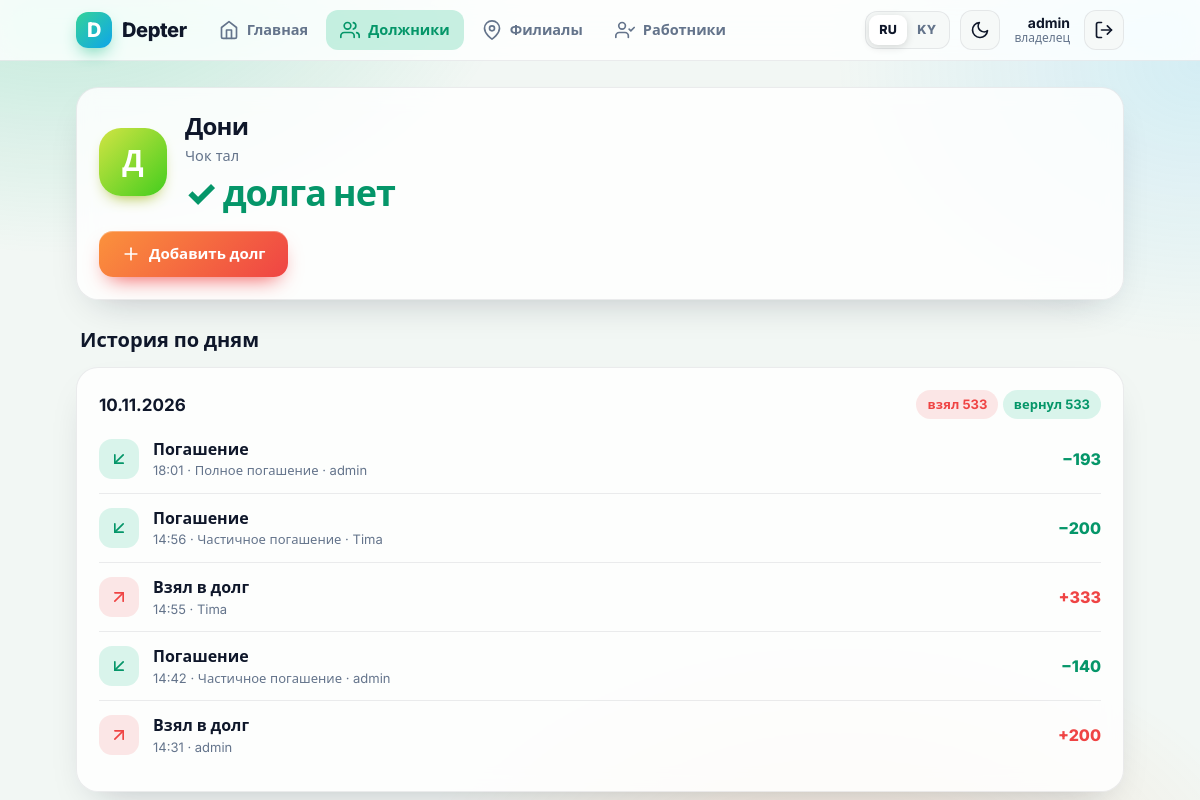
The page /customers/1/ (signed in) on the database its author committed.
### apps/accounts/models.py (models this page shows)
class User(AbstractUser):
    class Role(models.TextChoices):
        OWNER = "owner", "Владелец"
        SELLER = "seller", "Продавец"
    role = models.CharField(max_length=10, choices=Role.choices, default=Role.SELLER)
    branch = models.ForeignKey(
        "shops.Branch", null=True, blank=True,
        on_delete=models.SET_NULL, related_name="sellers",
    )
    @property
    def is_owner(self):
        return self.role == self.Role.OWNER or self.is_superuser

### apps/debts/models.py (models this page shows, shortened)
class Customer(models.Model):
    branch = models.ForeignKey("shops.Branch", on_delete=models.CASCADE, related_name="customers")
    name = models.CharField("Имя", max_length=120)
    phone = models.CharField("Телефон", max_length=30, blank=True)
    created_at = models.DateTimeField(auto_now_add=True)
    objects = CustomerQuerySet.as_manager()
    class Meta:
        unique_together = ("branch", "name")
        ordering = ["name"]

class Transaction(models.Model):
    class Kind(models.TextChoices):
        DEBT = "debt", "Долг"
        PAYMENT = "payment", "Оплата"
    customer = models.ForeignKey(Customer, on_delete=models.CASCADE, related_name="transactions")
    kind = models.CharField(max_length=10, choices=Kind.choices)
    amount = models.DecimalField("Сумма", max_digits=12, decimal_places=2)
    note = models.CharField("Комментарий", max_length=255, blank=True)
    created_by = models.ForeignKey(settings.AUTH_USER_MODEL, null=True, on_delete=models.SET_NULL)
    created_at = models.DateTimeField("Дата", default=timezone.now)
    class Meta:
        ordering = ["-created_at"]

### apps/shops/models.py (models this page shows)
class Branch(models.Model):
    owner = models.ForeignKey(settings.AUTH_USER_MODEL, on_delete=models.CASCADE, related_name="branches")
    name = models.CharField("Название", max_length=120)
    address = models.CharField("Адрес", max_length=255, blank=True)
    def __str__(self):
        return self.name

### apps/debts/views.py (the view)
# urls.py: path("customers/<int:pk>/", views.CustomerDetail.as_view(), name="customer_detail"),
class CustomerDetail(LoginRequiredMixin, DetailView):
    template_name = "debts/customer_detail.html"
    def get_queryset(self):
        return Customer.objects.filter(branch__in=user_branches(self.request.user)).with_balance()
    def get_context_data(self, **kwargs):
        ctx = super().get_context_data(**kwargs)
        days, by_day = [], {}
        for t in self.object.transactions.select_related("created_by"):
            d = timezone.localtime(t.created_at).date()
            g = by_day.get(d)
            if g is None:
                g = by_day[d] = {"date": d, "debt": ZERO, "paid": ZERO, "items": []}
                days.append(g)
            g["debt" if t.kind == "debt" else "paid"] += t.amount
            g["items"].append(t)
        ctx["days"] = days
        return ctx

### apps/accounts/i18n.py (called while the page is built)
def set_lang(code):
    _current.set(code if code in LANGS else DEFAULT)

def get_lang():
    return _current.get()

def tr(key, **kw):
    pair = T.get(key)
    if pair is None:
        return key
    text = pair[0] if get_lang() == "ru" else pair[1]
    return text.format(**kw) if kw else text

def fmt_money(value):
    value = Decimal(value)
    s = f"{int(value):,}" if value == value.to_integral_value() else f"{value:,.2f}"
    return s.replace(",", "\u00a0")

### apps/accounts/mixins.py (called while the page is built)
def user_branches(user):
    from apps.shops.models import Branch
    if user.is_owner:
        return Branch.objects.filter(owner=user)
    return Branch.objects.filter(pk=user.branch_id)

### apps/accounts/templatetags/ui.py (called while the page is built)
@register.simple_tag
def t(key, **kw):
    return tr(key, **kw)

@register.simple_tag
def lang():
    return get_lang()

@register.filter
def money(value):
    try:
        return fmt_money(value)
    except Exception:
        return value

@register.filter
def hue(pk):
    try:
        return (int(pk) * 67) % 360
    except Exception:
        return 150

@register.filter
def initial(name):
    name = str(name).strip()
    return name[:1].upper() if name else "?"

@register.filter
def note_text(note):
    key = NOTE_MAP.get(note)
    return tr(key) if key else note

### apps/debts/models.py (called while the page is built)
    def with_balance(self):
        zero = Value(Decimal("0"), output_field=DecimalField())
        return self.annotate(
            balance=Coalesce(Sum("transactions__amount", filter=Q(transactions__kind="debt")), zero)
            - Coalesce(Sum("transactions__amount", filter=Q(transactions__kind="payment")), zero)
        )

### templates/debts/customer_detail.html (shortened to what this page needs)
{% extends "base.html" %}{% load ui %}
{% block content %}
<div class="card">
  <div class="hero">
    <span class="av lg" style="--h:{{ object.pk|hue }}">{{ object.name|initial }}</span>
    <div class="grow">
      <h1 class="h2">{{ object.name }}</h1>
      <div class="sub" style="margin:0 0 8px">
        {% if object.phone %}<a href="tel:{{ object.phone }}">📞 {{ object.phone }}</a> · {% endif %}{{ object.branch }}
      </div>
      <div class="bal {% if object.balance > 0 %}red{% else %}green{% endif %}">
        {% if object.balance > 0 %}{% t 'owes' n=object.balance|money %}{% else %}✓ {% t 'no_debt' %}{% endif %}
      </div>
    </div>
  </div>
  <div class="actions">
    <a class="btn btn-debt" href="{% url 'customer_debt' object.pk %}"><svg class="ic"><use href="#i-plus"/></svg>{% t 'add_debt' %}</a>
  </div>
</div>
<h3 style="margin:26px 4px 12px;font-size:20px">{% t 'history' %}</h3>
{% for day in days %}
<div class="card">
  <div class="dayhead">
    <b>{{ day.date|date:"d.m.Y" }}</b>
    <span>
      {% if day.debt %}<span class="chip r">{% t 'took' %} {{ day.debt|money }}</span>{% endif %}
      {% if day.paid %}<span class="chip g">{% t 'returned' %} {{ day.paid|money }}</span>{% endif %}
    </span>
  </div>
  {% for t in day.items %}
  <div class="row">
    <span class="evi {% if t.kind == 'debt' %}r{% else %}g{% endif %}"><svg class="ic"><use href="#i-{% if t.kind == 'debt' %}up{% else %}down{% endif %}"/></svg></span>
    <div class="grow"><b>{% if t.kind == 'debt' %}{% t 'ev_debt' %}{% else %}{% t 'ev_pay' %}{% endif %}</b>
      <small>{{ t.created_at|time:"H:i" }}{% if t.note %} · {{ t.note|note_text }}{% endif %} · {{ t.created_by|default:"—" }}</small></div>
    <span class="amt {% if t.kind == 'debt' %}red{% else %}green{% endif %}">{% if t.kind == 'debt' %}+{% else %}−{% endif %}{{ t.amount|money }}</span>
  </div>
  {% endfor %}
</div>
{% empty %}<div class="card empty">{% t 'no_records' %}</div>{% endfor %}
{% endblock %}

### templates/base.html (shortened to what this page needs)
{% load ui %}{% lang as LANG %}<!doctype html>
<html lang="{{ LANG }}">
<head>
</head>
<body>
{% with u=request.resolver_match.url_name %}
<header class="top"><div class="in">
  <a class="logo" href="{% if user.is_authenticated %}{% url 'dashboard' %}{% else %}{% url 'login' %}{% endif %}"><i>D</i><span>Depter</span></a>
  {% if user.is_authenticated %}
  <nav class="links">
    <a href="{% url 'dashboard' %}" class="{% if u == 'dashboard' %}on{% endif %}"><svg class="ic"><use href="#i-home"/></svg>{% t 'nav_home' %}</a>
    <a href="{% url 'customer_list' %}" class="{% if 'customer' in u %}on{% endif %}"><svg class="ic"><use href="#i-users"/></svg>{% t 'nav_debtors' %}</a>
    {% if user.is_owner %}
    <a href="{% url 'branch_list' %}" class="{% if 'branch' in u %}on{% endif %}"><svg class="ic"><use href="#i-pin"/></svg>{% t 'nav_branches' %}</a>
    <a href="{% url 'worker_list' %}" class="{% if 'worker' in u %}on{% endif %}"><svg class="ic"><use href="#i-userc"/></svg>{% t 'nav_workers' %}</a>
    {% endif %}
  </nav>
  {% else %}
  <nav class="links">
    <a href="{% url 'login' %}" class="{% if u == 'login' %}on{% endif %}">{% t 'nav_login' %}</a>
    <a href="{% url 'register' %}" class="{% if u == 'register' %}on{% endif %}">{% t 'nav_register' %}</a>
  </nav>
  {% endif %}
  <div class="seg">
    <a href="{% url 'set_lang' 'ru' %}?next={{ request.get_full_path|urlencode }}" class="{% if LANG == 'ru' %}on{% endif %}">RU</a>
    <a href="{% url 'set_lang' 'ky' %}?next={{ request.get_full_path|urlencode }}" class="{% if LANG == 'ky' %}on{% endif %}">KY</a>
  </div>
  <button type="button" class="iconbtn" data-theme-toggle title="{% t 'theme_toggle' %}" aria-label="{% t 'theme_toggle' %}">
    <svg class="ic i-sun"><use href="#i-sun"/></svg><svg class="ic i-moon"><use href="#i-moon"/></svg>
  </button>
  {% if user.is_authenticated %}
  <div class="me"><b>{{ user.first_name|default:user.username }}</b><small>{% if user.is_owner %}{% t 'role_owner' %}{% else %}{% t 'role_seller' %}{% endif %}</small></div>
  <form method="post" action="{% url 'logout' %}" class="logout">{% csrf_token %}
    <button class="iconbtn" title="{% t 'nav_logout' %}" aria-label="{% t 'nav_logout' %}"><svg class="ic"><use href="#i-out"/></svg></button>
  </form>
  {% endif %}
</div></header>
<main>{% block content %}{% endblock %}</main>
{% endwith %}
</body>
</html>

### rows shown on the page
User: first_name "admin"
Customer: name|initial "Д", name "Дони", branch "Чок тал"
Transaction: t "Погашение", created_at "18:01", note|note_text "Полное погашение", created_by "admin", amount "193"
Transaction: t "Погашение", created_at "14:56", note|note_text "Частичное погашение", created_by "Tima", amount "200"
Transaction: t "Взял в долг", created_at "14:55", created_by "Tima", amount "333"
Transaction: t "Погашение", created_at "14:42", note|note_text "Частичное погашение", created_by "admin", amount "140"
Transaction: t "Взял в долг", created_at "14:31", created_by "admin", amount "200"

### other values the page prints
{{ day.date|date:"d.m.Y" }} "10.11.2026"
{{ day.debt|money }} "533"
{{ day.paid|money }} "533"
